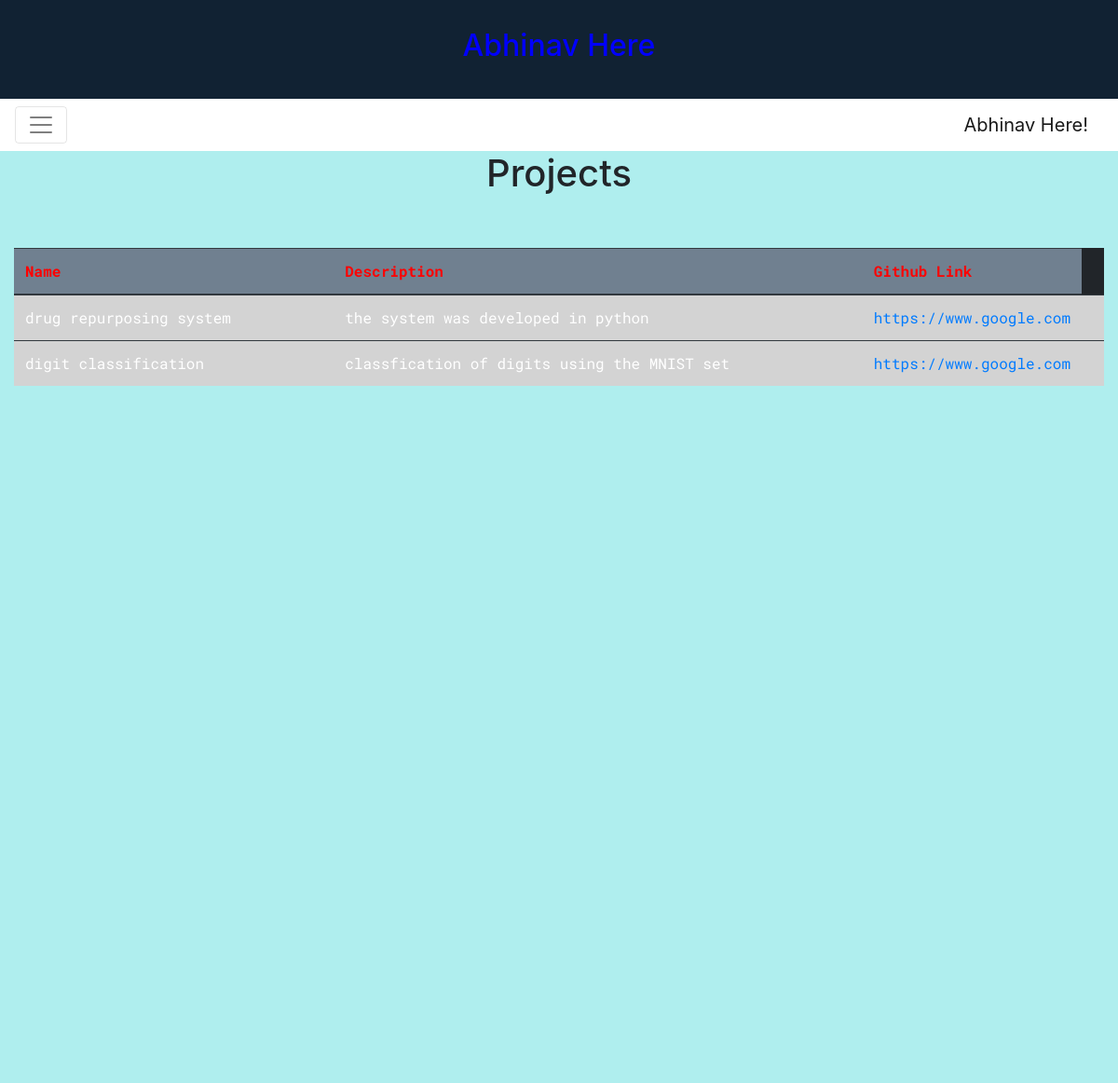
/projects/, run on the app's committed database.
### projects/models.py (models this page shows, shortened)
class Project(models.Model):
	title = models.CharField(max_length=140)
	body = models.TextField()
	git_url=models.URLField()
	date=models.DateTimeField()

### projects/views.py (the view)
# urls.py: path('', views.project_list, name='project_list'),
def project_list(request):
	project=Project.objects.order_by('date')
	return render(request,'projects/projects.html', {'project': project})

### projects/templates/projects/projects.html (shortened to what this page needs)
<!DOCTYPE html>
<html>
<head>
<link rel="stylesheet" href="https://maxcdn.bootstrapcdn.com/bootstrap/4.0.0-alpha.6/css/bootstrap.min.css">
<body>
<header>
<h2> Abhinav Here</h2>
</header>
<nav class="navbar navbar-toggleable-md navbar-light bg-faded">
  <button class="navbar-toggler navbar-toggler-right" type="button" data-toggle="collapse" data-target="#navbarNavDropdown" aria-controls="navbarNavDropdown" aria-expanded="false" aria-label="Toggle navigation">
    <span class="navbar-toggler-icon"></span>
  </button>
  <a class="navbar-brand" href="/">Abhinav Here!</a>
</nav>
<div class="full-width">
<div class="container-fluid">
  <h1 align="center">Projects</h1>
  <table class="table table-dark table-striped ">
    <thead>
  <tr>
    <br>
    <br>
    <th style="color:red; width=30%">Name</th>
    <th style="color:red; width=50%">Description</th>
    <th style="color:red;width=20">Github Link</th>
  </tr>
</thead>
{% for i in project %}
    <tr>
        <td style="width:30%;">{{ i.title}}</td>
        <td style="width:50%;">{{ i.body|linebreaksbr }}</td>
        <td style="width:20%;"><a href="{{i.git_url}}" alt="download">{{i.git_url}}</a><td>
    </tr>
{% endfor %}
</table>
</div>
</div>
</body>
</html>

### projects/templates/projects/projects.html (style rules this page uses)
header { background-color:#123; padding:30px; text-align:center; font-size:35px; color:blue; }
tr { font-family: 'Roboto Mono', monospace; }
th { background-color:SlateGrey; }
td { background-color:LightGrey; }
.full-width { background-color: PaleTurquoise; height: 1000px; }

### data on the page
Project: title "drug repurposing system", body "the system was developed in python", git_url "https://www.google.com"
Project: title "digit classification", body "classfication of digits using the MNIST set", git_url "https://www.google.com"
